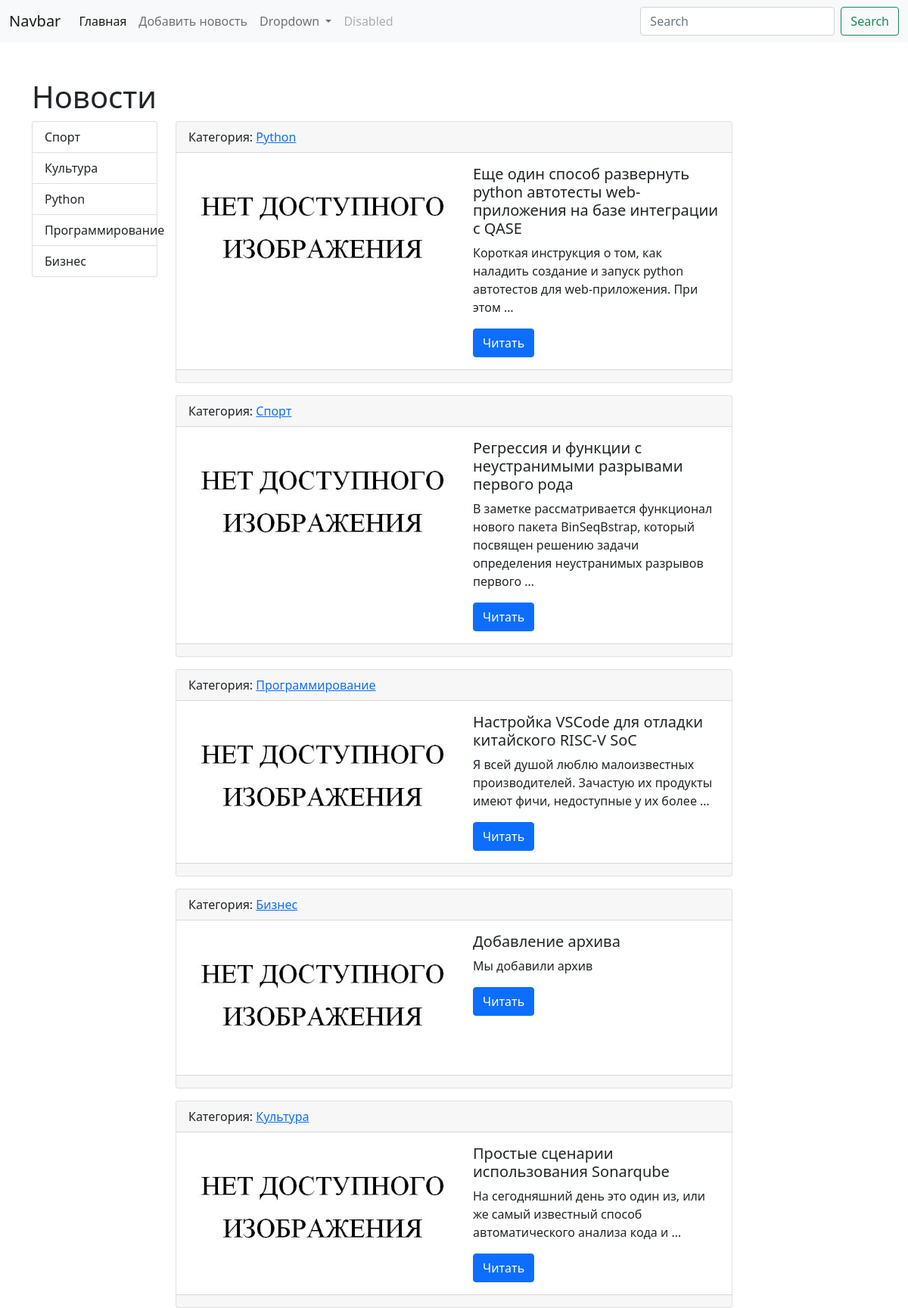
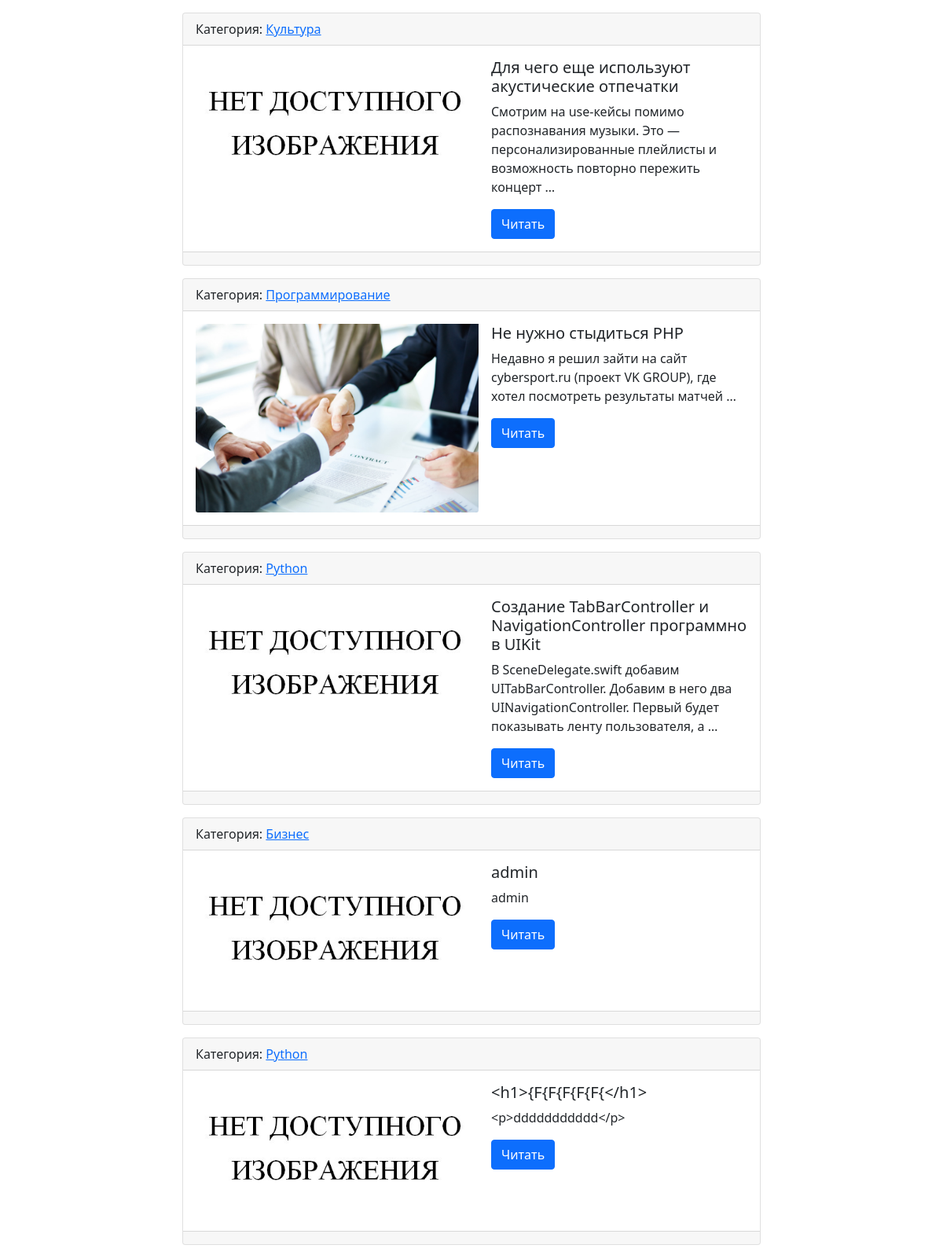
The page / (upper part) on the database its author committed (2 pictures, top to bottom).
### news/models.py (models this page shows, shortened)
class Category(models.Model):
    category = models.CharField(max_length=100, db_index=True)
    def get_absolute_url(self):
        return reverse("cty_id", kwargs={'category_id': self.pk})
    def __str__(self):
        return self.category
    class Meta:
        verbose_name = "Категория"
        verbose_name_plural = "Категории"
        ordering = ['id']

class News(models.Model):
    caption = models.CharField(null=True,max_length=100, verbose_name="Заголовок")
    text = models.TextField(null=True)
    created_at = models.DateTimeField(null=True,auto_now_add=True, verbose_name="Дата создания")
    updated_at = models.DateTimeField(auto_now=True, verbose_name="Обновленно")
    photo = models.ImageField(upload_to="news/%Y/%m/%d", blank=True)
    is_published = models.BooleanField(default=True, verbose_name="Опубликовано")
    category = models.ForeignKey(Category, on_delete=models.PROTECT, null=True)
    likes = models.BigIntegerField(default=0)
    views = models.BigIntegerField(default=0)
    class Meta:
        verbose_name = "Новость"
        verbose_name_plural = "Новости"
        ordering = ['id']

### news/views.py (the view)
# urls.py: path('', ListNews.as_view()),
class ListNews(ListView):
    model = News
    template_name = "news/news_list.html"
    context_object_name = "news"
    def get_context_data(self, *, object_list=None, **kwargs):
        context = super().get_context_data(**kwargs)
        context["title"] = "Новости"
        return context

### news/templatetags/news_tags.py (called while the page is built)
@register.simple_tag()
def categories_get():
    return Category.objects.all()

### news/templates/news/news_list.html
{%extends "news/news_base.html"%}
{%block news%}
{%for i in news%}
<div class="card mb-3">
    <div class="card-header">
        Категория: <a href="{{i.category.get_absolute_url}}">{{i.category}}</a>
    </div>
    <div class="card-body">
        <div class="d-flex">
            <div class="flex-shrink-0">
                {% if i.photo%}
                <img src="{{i.photo.url}}" class="card-img-bottom" style="width: 360px" alt="NOT FOUND">
                {% else %}
                <img src="/media/news/img.png" class="card-img-bottom" style="width: 360px" alt="NOT FOUND">
                {% endif %}
            </div>
            <div class="flex-grow-1 ms-3">
                <h5 class="card-title">{{i.caption}}</h5>
                <p class="card-text">{{i.text|truncatewords:15}}</p>
                <a href="{% url 'one' pk=i.pk %}" class="btn btn-primary">Читать</a>
            </div>
        </div>
    </div>
    <div class="card-footer text-muted">
    </div>
</div>
{%endfor%}
{%endblock%}

### news/templates/news/inc/_sidebar.html
{%load news_tags%}
<ul class="list-group">
    {%categories_get as categories%}
    {%for i in categories%}
    <a href="{% url 'cty_id' category_id=i.pk %}" class="list-group-item">{{i.category}}</a>
    {%endfor%}
</ul>

### rows shown on the page
Category: category "Спорт"
Category: category "Культура"
Category: category "Python"
Category: category "Программирование"
Category: category "Бизнес"
News: category "Python", caption "Еще один способ развернуть python автотесты web-приложения на базе интеграции с QASE", text "Короткая инструкция о том, как наладить создание и запуск python автотестов для web-приложения. При этом …"
News: category "Спорт", caption "Регрессия и функции с неустранимыми разрывами первого рода", text "В заметке рассматривается функционал нового пакета BinSeqBstrap, который посвящен решению задачи определения неустранимых разрывов первого …"
News: category "Программирование", caption "Настройка VSCode для отладки китайского RISC-V SoC", text "Я всей душой люблю малоизвестных производителей. Зачастую их продукты имеют фичи, недоступные у их более …"
News: category "Бизнес", caption "Добавление архива", text "Мы добавили архив"
News: category "Культура", caption "Простые сценарии использования Sonarqube", text "На сегодняшний день это один из, или же самый известный способ автоматического анализа кода и …"
News: category "Культура", caption "Для чего еще используют акустические отпечатки", text "Смотрим на use-кейсы помимо распознавания музыки. Это — персонализированные плейлисты и возможность повторно пережить концерт …"
News: category "Программирование", photo (picture), caption "Не нужно стыдиться PHP", text "Недавно я решил зайти на сайт cybersport.ru (проект VK GROUP), где хотел посмотреть результаты матчей …"
News: category "Python", caption "Создание TabBarController и NavigationController программно в UIKit", text "В SceneDelegate.swift добавим UITabBarController. Добавим в него два UINavigationController. Первый будет показывать ленту пользователя, а …"
News: category "Бизнес", caption "admin", text "admin"
News: category "Python", caption "<h1>{F{F{F{F{F{</h1>", text "<p>ddddddddddd</p>"

### other values the page prints
{{ title }} "Новости"
